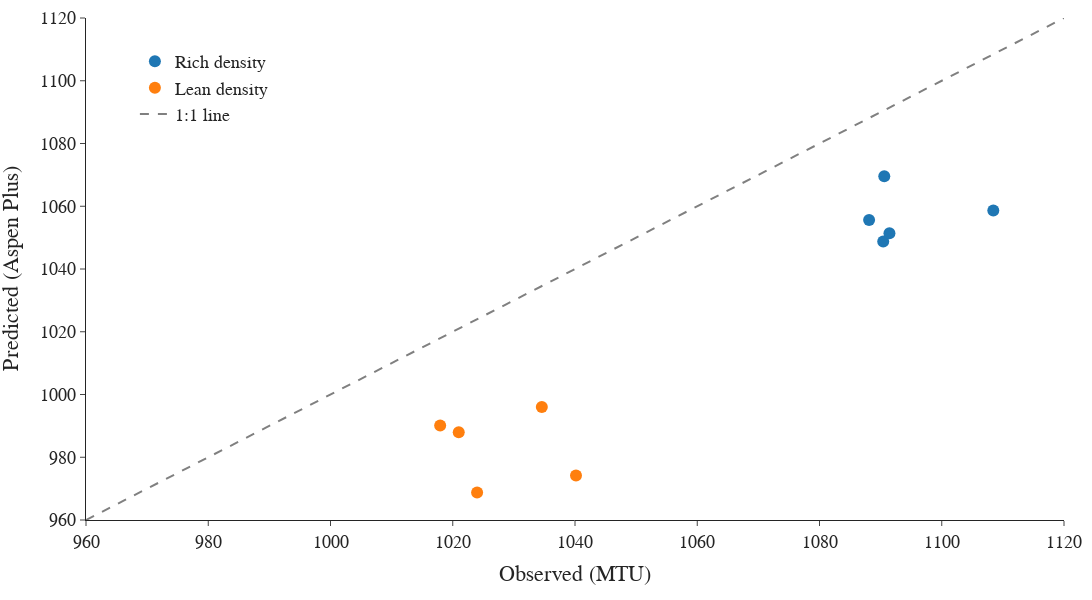

The cell this chart's notebook holds for it:
### Markdown cell above
## Parity plot of lean and rich density

### Code cell
# Data from MTU
D1_MTU = np.array([1088.11499, 1090.425293, 1090.595581, 1091.443726, 1108.435303])
D8_MTU = np.array([1017.941345, 1023.984192, 1020.980042, 1034.57373, 1040.16333])
MTU = np.concatenate((D1_MTU, D8_MTU))

# Data from Aspen Plus
lean_loading = np.array([0.213032066, 0.145038172, 0.171347247, 0.24247849, 0.133190926])
D1_sim = np.array([1055.581956, 1048.781284, 1069.583962, 1051.411844, 1058.672435])
D8_sim = np.array([990.1087732, 968.775124, 987.9521059, 996.0362459, 974.1782947])
sim = np.concatenate((D1_sim, D8_sim))


# Rest of the plot
x = 960
y = 1120

fig = go.Figure(layout_yaxis_range=[x,y], layout_xaxis_range=[x,y])

fig.add_trace(go.Scatter(x=D1_MTU, 
                         y=D1_sim, 
                         mode='markers', 
                         name='Rich density',
                         marker=dict(size=12))
              )

fig.add_trace(go.Scatter(x=D8_MTU, 
                         y=D8_sim, 
                         mode='markers', 
                         name='Lean density',
                         marker=dict(size=12))
              )

fig.add_trace(go.Scatter(x=[x, y], 
                         y=[x, y], 
                         name='1:1 line', 
                         mode='lines', 
                         line={'dash': 'dash', 'color': 'grey'})
              )

fig.update_annotations(font_size=24)
fig.update_layout(
    xaxis_title='Observed (MTU)',
    yaxis_title='Predicted (Aspen Plus)',
    template="simple_white",
    font=dict(family="Helvetica", size=18),
    legend=dict(x=0.05,y=0.95),
    height=600, 
    width=1200,
    margin=dict(t=10, r=20)
)

fig.show()
fig.write_image("../figs/Density.pdf")

### Figure 1 — Plotly figure (JSON) as saved in the notebook; plotly's stock layout.template omitted (floating-point values rounded to 4 significant figures)
{"data": [{"marker": {"size": 12}, "mode": "markers", "name": "Rich density", "type": "scatter", "x": [1088.0, 1090.0, 1091.0, 1091.0, 1108.0], "y": [1056.0, 1049.0, 1070.0, 1051.0, 1059.0]}, {"marker": {"size": 12}, "mode": "markers", "name": "Lean density", "type": "scatter", "x": [1018.0, 1024.0, 1021.0, 1035.0, 1040.0], "y": [990.1, 968.8, 988.0, 996.0, 974.2]}, {"line": {"color": "grey", "dash": "dash"}, "mode": "lines", "name": "1:1 line", "type": "scatter", "x": [960, 1120], "y": [960, 1120]}], "layout": {"font": {"family": "Helvetica", "size": 18}, "height": 600, "legend": {"x": 0.05, "y": 0.95}, "margin": {"r": 20, "t": 10}, "width": 1200, "xaxis": {"range": [960, 1120], "title": {"text": "Observed (MTU)"}}, "yaxis": {"range": [960, 1120], "title": {"text": "Predicted (Aspen Plus)"}}}}
